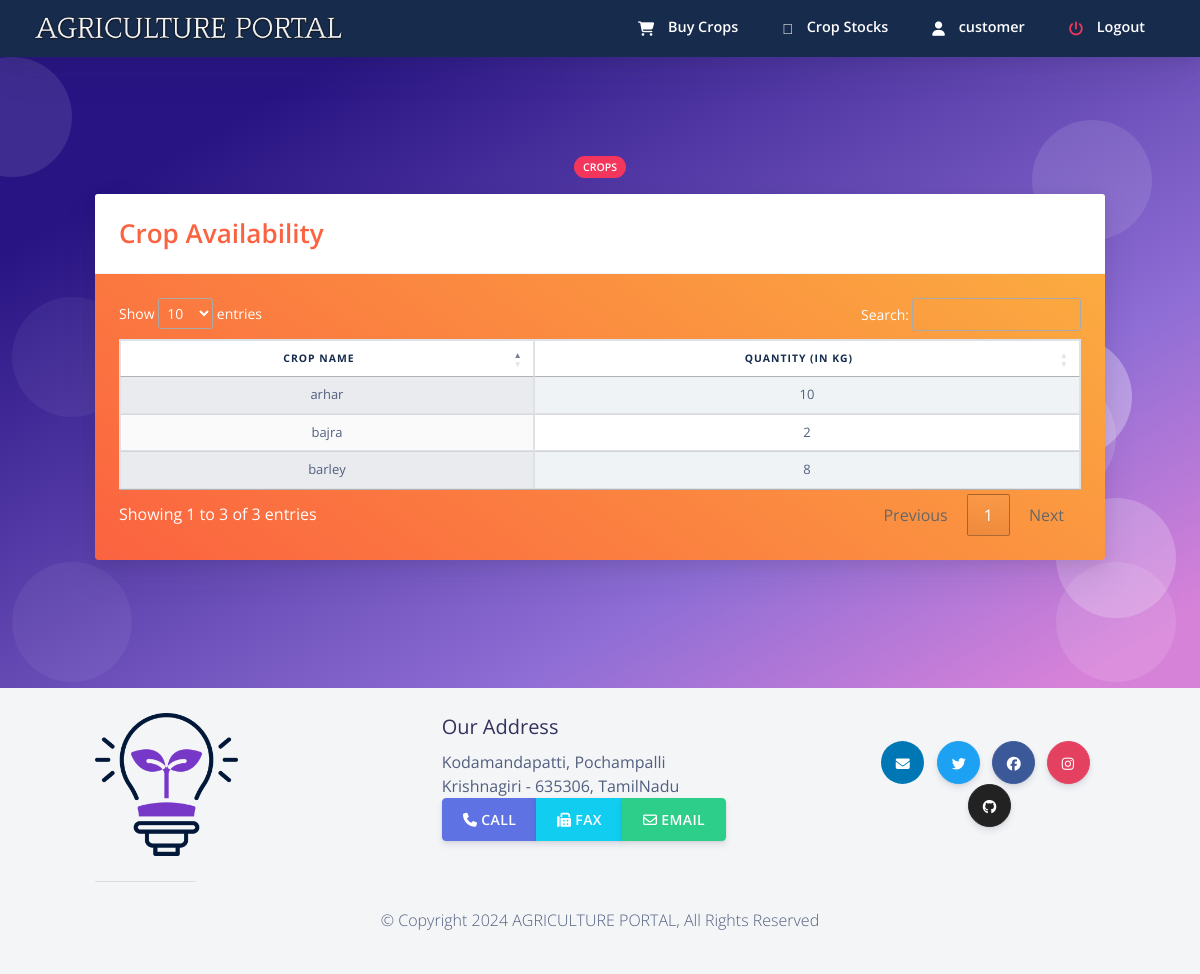
The app's page /customer/cstock_crop.php (signed in) with its own data.
### tables this page shows
CREATE TABLE `custlogin` (
  `cust_id` int(20) NOT NULL,
  `cust_name` varchar(255) NOT NULL,
  `password` varchar(255) NOT NULL,
  `email` varchar(255) NOT NULL,
  `address` varchar(255) NOT NULL,
  `city` varchar(255) NOT NULL,
  `pincode` varchar(255) NOT NULL,
  `state` varchar(255) NOT NULL,
  `phone_no` varchar(255) NOT NULL,
  `otp` int(50) NOT NULL
);

CREATE TABLE `production_approx` (
  `crop` varchar(20) NOT NULL,
  `quantity` int(11) NOT NULL
);

### customer/csession.php (called while the page is built, shortened)
<?php
$user_check = $_SESSION['customer_login_user'];
?>

### customer/cstock_crop.php (the view, shortened to what this page needs)
<?php
include ('csession.php');
include ('../sql.php');
$query4 = "SELECT * from custlogin where email='$user_check'";
              $ses_sq4 = mysqli_query($conn, $query4);
              $row4 = mysqli_fetch_assoc($ses_sq4);
              $para2 = $row4['cust_name'];
?>
<!DOCTYPE html>
<html>
<?php include ('cheader.php');  ?>
  <body class="bg-white" id="top">
<?php include ('cnav.php');  ?>
  <section class="section section-shaped section-lg">
    <div class="shape shape-style-1 shape-primary">
      <span></span>
      <span></span>
      <span></span>
      <span></span>
      <span></span>
      <span></span>
      <span></span>
      <span></span>
      <span></span>
      <span></span>
    </div>
<div class="container ">
    	 <div class="row">
          <div class="col-md-8 mx-auto text-center">
            <span class="badge badge-danger badge-pill mb-3">Crops</span>
          </div>
        </div>
          <div class="row row-content">
            <div class="col-md-12 mb-3">
				<div class="card text-white bg-gradient-warning mb-3">
				  <div class="card-header">
				  <span class=" text-warning display-4" > Crop Availability </span>
				  </div>
				  <div class="card-body text-white">
				<table class="table table-striped table-hover table-bordered bg-gradient-white text-center display" id="myTable">
				    <thead>
		<tr class="font-weight-bold text-default">
					<th><center>Crop Name</center></th>
					<th><center>Quantity (in KG)</center></th>
						</tr>
			</thead>
		<tbody>
						<?php
	$sql = "SELECT crop, quantity FROM production_approx where quantity > 0";
								$query = mysqli_query($conn,$sql);
								while($res = mysqli_fetch_array($query)){
				 ?>
		 <tr class="text-center">
							 <td> <?php echo $res['crop'];  ?> </td>
							 <td> <?php echo $res['quantity'];  ?> </td>
							</tr>
							 <?php
							 }
							  ?>
		</tbody>
				  </table>
				  </div>
				</div>
            </div>
          </div>
        </div>
</section>
    <?php require("footer.php");?>
</body>
</html>

### customer/cnav.php (shortened to what this page needs)
 <nav
   id="navbar-main"
   class="
     navbar navbar-main navbar-expand-lg
     bg-default
     navbar-light
     position-sticky
     top-0
     shadow
     py-0
   "
 >
   <div class="container-fluid">
     <ul class="navbar-nav navbar-nav-hover align-items-lg-center">
       <li class="nav-item dropdown">
         <a href="../index.php" class="navbar-brand mr-lg-5 text-white">
                            <img src="../assets/img/nav.png" />
         </a>
       </li>
     </ul>
     <div class="navbar-collapse collapse bg-default" id="navbar_global">
       <ul class="navbar-nav align-items-lg-center ml-auto topnav">
 <li class="nav-item">
           <a href="cbuy_crops.php" class="nav-link">
             <span class="text-white nav-link-inner--text font-weight-bold"
               ><i class="text-white fas fa-shopping-cart"></i> Buy Crops</span
             >
           </a>
         </li>
<li class="nav-item">
           <a href="cstock_crop.php" class="nav-link">
             <span class="text-white nav-link-inner--text font-weight-bold"
               ><i class="text-white fad fa-store-alt"></i> Crop Stocks</span
             >
           </a>
         </li>
  <li class="nav-item">
           <a href="cprofile.php" class="nav-link">
             <span class="text-white nav-link-inner--text font-weight-bold"
               ><i class="text-white fas fa-user"></i> <?php echo $para2 ?> </span
             >
           </a>
         </li>
  <li class="nav-item">
           <a href="clogout.php" class="nav-link">
             <span class="text-white nav-link-inner--text font-weight-bold"
               ><i class="text-danger fas fa-power-off"></i> Logout </span
             >
           </a>
         </li>
       </ul>
     </div>
   </div>
 </nav>

### customer/cnav.php (style rules this page uses)
.topnav a { border-bottom: 3px solid transparent; }

### records on screen
custlogin: cust_name "customer"
production_approx: crop "arhar", quantity "10"
production_approx: crop "bajra", quantity "2"
production_approx: crop "barley", quantity "8"
